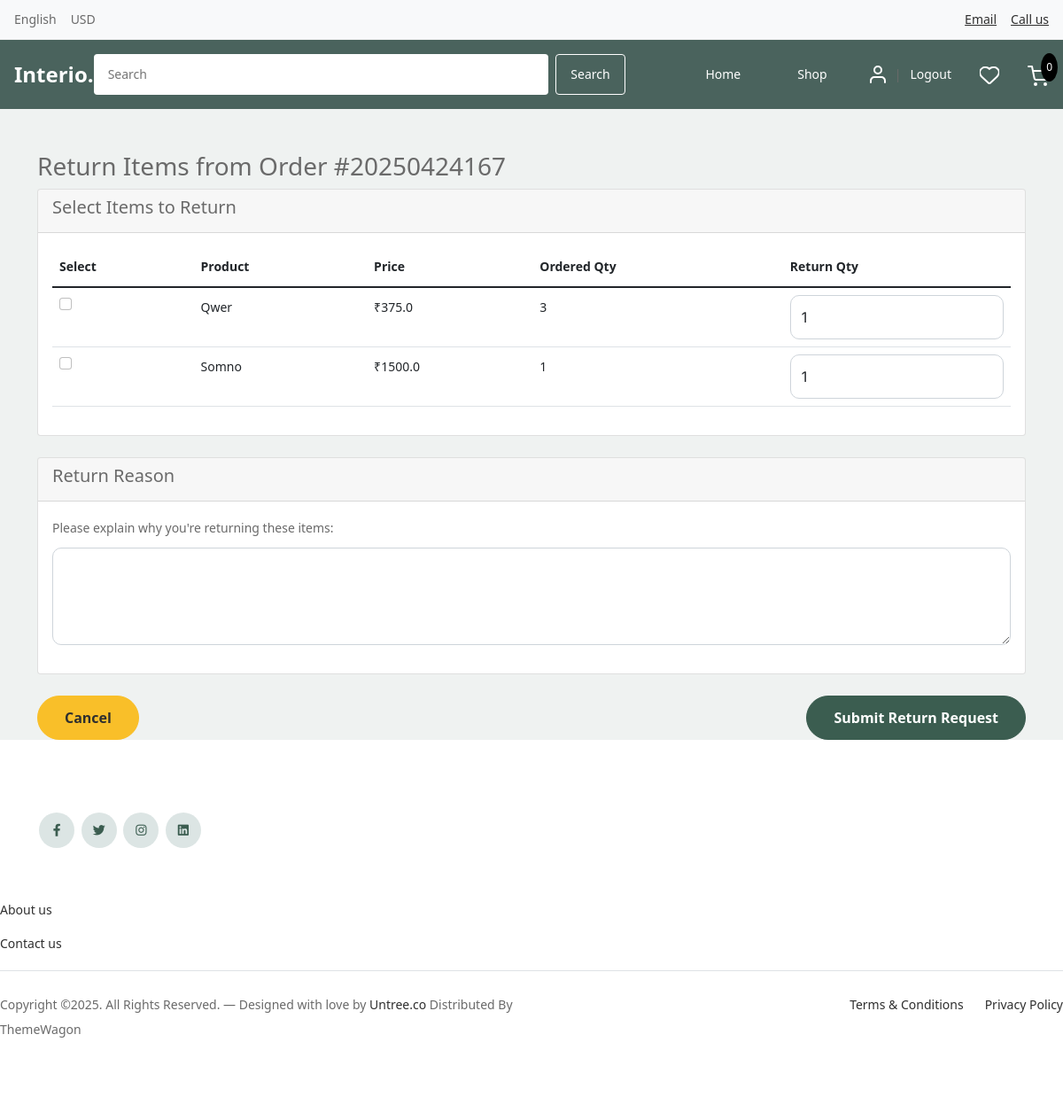
Page /accounts/request-refund/167/ (signed in) on the committed database.
### orders/models.py (models this page shows, shortened)
class Order(models.Model):
    STATUS = (
        ('New', 'New'),
        ('Processing', 'Processing'),
        ('Shipped', 'Shipped'),
        ('Delivered', 'Delivered'),
        ('Cancelled', 'Cancelled'),
        ('Refunded', 'Refunded'),
    )
    PAYMENT_METHOD = (
        ('COD', 'COD'),
        ('Razorpay', 'Razorpay'),
        ('Wallet', 'Wallet'),
        ('PayPal', 'Paypal'),
    )
    user = models.ForeignKey(Account, on_delete=models.SET_NULL, null=True)
    order_number = models.CharField(max_length=20)
    first_name = models.CharField(max_length=50)
    last_name = models.CharField(max_length=50)
    phone = models.CharField(max_length=15)
    email = models.EmailField(max_length=50)
    address_line_1 = models.CharField(max_length=100)
    address_line_2 = models.CharField(max_length=100, blank=True)
    city = models.CharField(max_length=50)
    state = models.CharField(max_length=50)
    country = models.CharField(max_length=50)
    pincode = models.CharField(max_length=10)
    order_note = models.CharField(max_length=100, blank=True)
    order_total = models.FloatField()
    tax = models.FloatField()
    status = models.CharField(max_length=10, choices=STATUS, default='New')
    ip = models.CharField(blank=True, max_length=20)
    is_ordered = models.BooleanField(default=False)
    payment_method = models.CharField(max_length=20, choices=PAYMENT_METHOD, default='COD')
    created_at = models.DateTimeField(auto_now_add=True)
    updated_at = models.DateTimeField(auto_now=True)
    coupon = models.ForeignKey(Coupon, null=True, blank=True, on_delete=models.SET_NULL)
    discount_amount = models.FloatField(default=0)
    product_discount = models.FloatField(default=0)
    delivery_charge = models.FloatField(default=0)
    estimated_delivery_date = models.DateField(null=True, blank=True)
    tracking_number = models.CharField(max_length=50, blank=True, null=True)
    carrier = models.CharField(max_length=50, blank=True, null=True)
    refund_status = models.CharField(max_length=20, choices=(
        ('Not Requested', 'Not Requested'),
        ('Pending', 'Pending'),
        ('Approved', 'Approved'),
        ('Rejected', 'Rejected'),
        ('Completed', 'Completed'),
    ), default='Not Requested')
    refund_reason = models.TextField(blank=True, null=True)
    refunded_at = models.DateTimeField(null=True, blank=True)

class OrderProduct(models.Model):
    order = models.ForeignKey(Order, on_delete=models.CASCADE)
    user = models.ForeignKey(Account, on_delete=models.CASCADE)
    product = models.ForeignKey(Product, on_delete=models.CASCADE)
    quantity = models.IntegerField()
    product_price = models.FloatField()
    original_price = models.FloatField(default=0)
    ordered = models.BooleanField(default=False)
    created_at = models.DateTimeField(auto_now_add=True)
    updated_at = models.DateTimeField(auto_now=True)

### store/models.py (models this page shows, shortened)
class Product(models.Model):
    product_name = models.CharField(max_length=100, unique=True)
    slug = models.SlugField(max_length=100, unique=True)
    description = models.TextField(max_length=500, blank=True)
    specifications = models.TextField(max_length=500, blank=True)
    price = models.IntegerField()
    stock = models.IntegerField()
    is_available = models.BooleanField(default=True)
    category = models.ForeignKey('category.Category', on_delete=models.CASCADE)
    created_date = models.DateTimeField(auto_now_add=True)
    modified_date = models.DateTimeField(auto_now=True)
    is_deleted = models.BooleanField(default=False)
    deleted_at = models.DateTimeField(null=True, blank=True)
    class Meta:
        ordering = ['-created_date']
        indexes = [
            models.Index(fields=['is_deleted']),
            models.Index(fields=['is_available']),
        ]

### accounts/views.py (the view, shortened to what this page needs)
# urls.py: path('request-refund/<int:order_id>/', views.request_refund, name='request_refund'),
@login_required(login_url='login')
def request_refund(request, order_id):
    order = get_object_or_404(Order, id=order_id, user=request.user)
    order_products = OrderProduct.objects.filter(order=order)
    eligible_statuses = ['Delivered', 'Shipped', 'Processing', 'New']
    if order.status not in eligible_statuses:
        messages.error(request, f'Orders with status "{order.status}" are not eligible for refund.')
        return redirect('order_detail', order_id=order_id)
    context = {
        'order': order,
        'order_products': order_products,
    }
    return render(request, 'accounts/request_refund.html', {'order': order, 'order_products': order_products})

### accounts/templatetags/account_filters.py (called while the page is built)
@register.filter
def get_range(value):
    return range(1, value+1)

### carts/context_processors.py (called while the page is built)
def counter(request):
    cart_count = 0
    if 'admin' in request.path:
        return {}
    else:
        try:
            cart = Cart.objects.get(cart_id=_cart_id(request))
            cart_items = CartItem.objects.filter(cart=cart, is_active=True)
            for cart_item in cart_items:
                cart_count += cart_item.quantity
        except Cart.DoesNotExist:
            cart_count = 0
    return dict(cart_count=cart_count)

### carts/views.py (called while the page is built)
def _cart_id(request):
    cart = request.session.session_key
    if not cart:
        cart = request.session.create()
    return cart

### category/context_processors.py (called while the page is built)
def menu_links(request):
    links = Category.objects.all()
    return dict(links=links)

### templates/accounts/request_refund.html (shortened to what this page needs)
{% extends 'base.html' %}
{% load static %}
{% load account_filters %}
{% block content %}
<div class="container mt-5">
    <div class="row">
        <div class="col-12">
            <h3>Return Items from Order #{{ order.order_number }}</h3>
            <form method="POST">
                <div class="card mb-4">
                    <div class="card-header">
                        <h5>Select Items to Return</h5>
                    </div>
                    <div class="card-body">
                        <div class="table-responsive">
                            <table class="table">
                                <thead>
                                    <tr>
                                        <th>Select</th>
                                        <th>Product</th>
                                        <th>Price</th>
                                        <th>Ordered Qty</th>
                                        <th>Return Qty</th>
                                    </tr>
                                </thead>
                                <tbody>
                                    {% for item in order_products %}
                                    <tr>
                                        <td>
                                            <input type="checkbox" name="selected_items" value="{{ item.id }}" class="form-check-input">
                                        </td>
                                        <td>{{ item.product.product_name }}</td>
                                        <td>₹{{ item.product_price }}</td>
                                        <td>{{ item.quantity }}</td>
                                        <td>
                                            <select name="quantity_{{ item.id }}" class="form-control">
                                                {% for i in item.quantity|get_range %}
                                                <option value="{{ forloop.counter }}">{{ forloop.counter }}</option>
                                                {% endfor %}
                                            </select>
                                        </td>
                                    </tr>
                                    {% endfor %}
                                </tbody>
                            </table>
                        </div>
                    </div>
                </div>
                <div class="card mb-4">
                    <div class="card-header">
                        <h5>Return Reason</h5>
                    </div>
                    <div class="card-body">
                        <div class="mb-3">
                            <label for="refund_reason" class="form-label">Please explain why you're returning these items:</label>
                            <textarea class="form-control" id="refund_reason" name="refund_reason" rows="4" required></textarea>
                        </div>
                    </div>
                </div>
                <div class="d-flex justify-content-between">
                    <a href="{% url 'order_detail' order_id=order.id %}" class="btn btn-secondary">Cancel</a>
                    <button type="submit" class="btn btn-primary">Submit Return Request</button>
                </div>
            </form>
        </div>
    </div>
</div>
{% endblock %}

### static/css/style.css (style rules this page uses)
body { overflow-x: hidden; position: relative; }
body { font-family: "Inter", sans-serif; font-weight: 400; line-height: 28px; color: #6a6a6a; font-size: 14px; background-color: #eff2f1; }
a { text-decoration: none; -webkit-transition: .3s all ease; -o-transition: .3s all ease; transition: .3s all ease; color: #2f2f2f; text-decoration: underline; }
.btn { font-weight: 600; padding: 12px 30px; border-radius: 30px; color: #ffffff; background: #2f2f2f; border-color: #2f2f2f; }
.btn.btn-primary { background: #3b5d50; border-color: #3b5d50; }
.btn.btn-secondary { color: #2f2f2f; background: #f9bf29; border-color: #f9bf29; }
.form-control { height: 50px; border-radius: 10px; font-family: "Inter", sans-serif; }
textarea { height: auto !important; }

### templates/includes/header.html (style rules this page uses)
* { margin: 0; padding: 0; box-sizing: border-box; font-family: system-ui, -apple-system, BlinkMacSystemFont, 'Segoe UI', sans-serif; }

### rows in the picture
Order: order_number "20250424167"
OrderProduct: product.product_name "Qwer", product_price "375.0", quantity "3", quantity+id "1"
OrderProduct: product.product_name "Somno", product_price "1500.0", quantity "1", quantity+id "1"

### other values in the picture
{{ cart_count }} "0"
